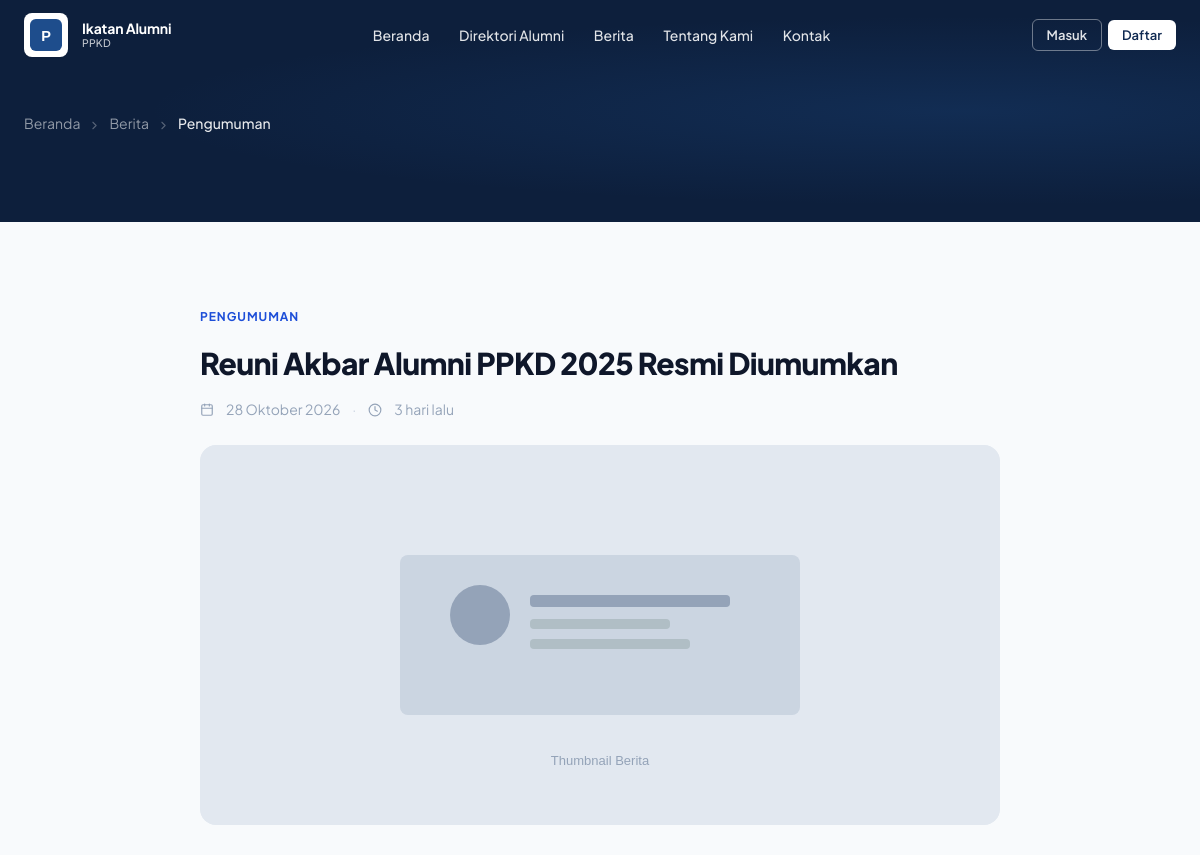
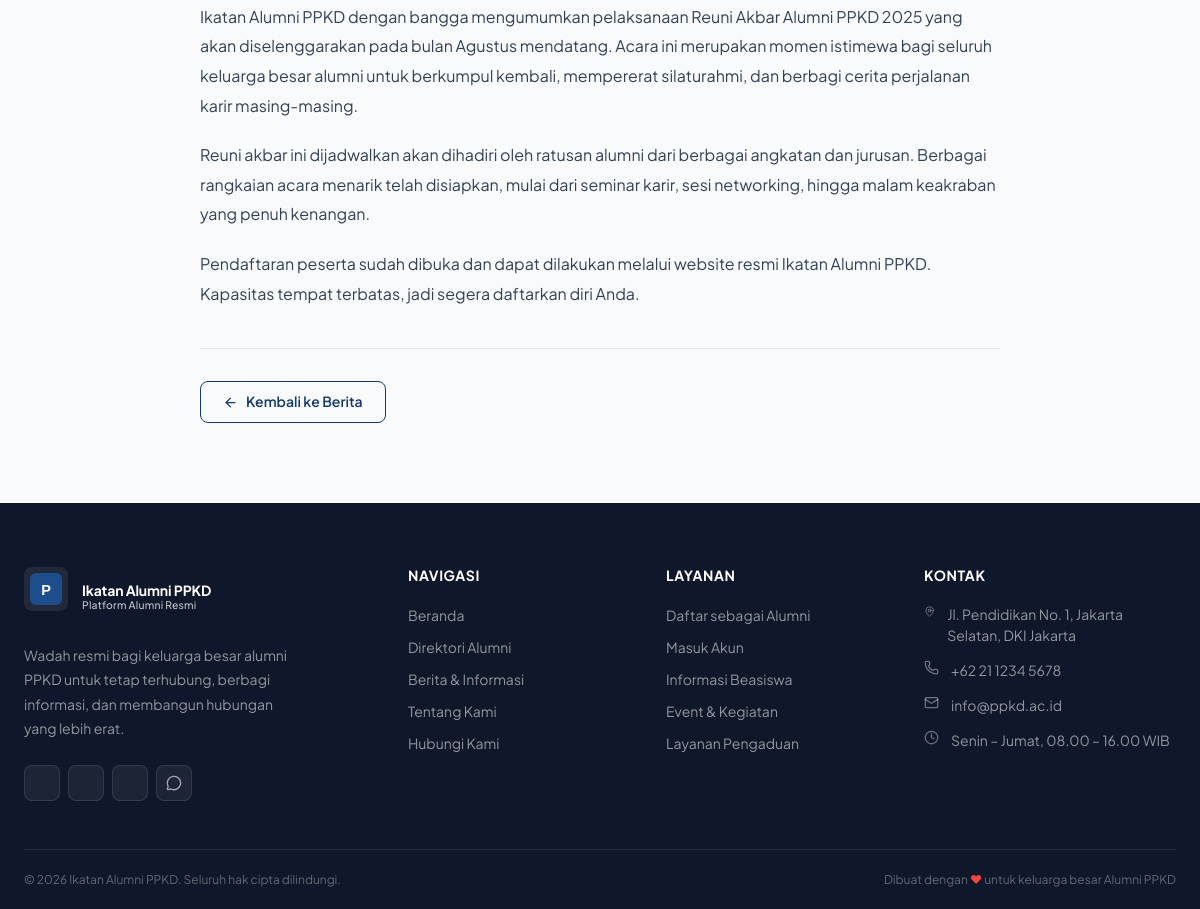
The page /berita-detail.php?slug=reuni-akbar-alumni-ppkd-2025 on the database its author committed (2 pictures, top to bottom).
### tables this page shows
CREATE TABLE `berita` (
  `id`           INT UNSIGNED    NOT NULL AUTO_INCREMENT,
  `judul`        VARCHAR(255)    NOT NULL,
  `slug`         VARCHAR(255)    NOT NULL,
  `konten`       LONGTEXT        NOT NULL,
  `ringkasan`    TEXT            DEFAULT NULL,
  `thumbnail`    VARCHAR(255)    DEFAULT NULL,
  `kategori`     VARCHAR(100)    DEFAULT 'Umum',
  `author_id`    INT UNSIGNED    DEFAULT NULL,
  `is_published` TINYINT(1)      NOT NULL DEFAULT 1,
  `published_at` DATETIME        DEFAULT CURRENT_TIMESTAMP,
  `created_at`   DATETIME        NOT NULL DEFAULT CURRENT_TIMESTAMP,
  `updated_at`   DATETIME        NOT NULL DEFAULT CURRENT_TIMESTAMP ON UPDATE CURRENT_TIMESTAMP,
  PRIMARY KEY (`id`),
  UNIQUE KEY `uq_slug` (`slug`),
  KEY `idx_kategori` (`kategori`),
  KEY `idx_published` (`is_published`, `published_at`)
);

### includes/functions.php (called while the page is built, shortened)
<?php
function e(string $str): string {
    return htmlspecialchars($str, ENT_QUOTES | ENT_HTML5, 'UTF-8');
}
function formatDate(string $date, string $format = 'd M Y'): string {
    static $months = [
        'Jan'=>'Jan','Feb'=>'Feb','Mar'=>'Mar','Apr'=>'Apr',
        'May'=>'Mei','Jun'=>'Jun','Jul'=>'Jul','Aug'=>'Agt',
        'Sep'=>'Sep','Oct'=>'Okt','Nov'=>'Nov','Dec'=>'Des',
    ];
    $formatted = date($format, strtotime($date));
    return str_replace(array_keys($months), array_values($months), $formatted);
}
function timeAgo(string $datetime): string {
    $diff = time() - strtotime($datetime);
    if ($diff < 604800) return floor($diff/86400) . ' hari lalu';
    return formatDate($datetime);
}
function beritaThumb(string $thumb = null): string {
    return SITE_URL . '/assets/img/news-placeholder.svg';
}

### berita-detail.php (the view, shortened to what this page needs)
<?php
require_once __DIR__ . '/includes/functions.php';
$slug = trim($_GET['slug'] ?? '');
$db   = getDB();
$stmt = $db->prepare('SELECT * FROM berita WHERE slug = ? AND is_published = 1');
$stmt->execute([$slug]);
$berita = $stmt->fetch();
require_once __DIR__ . '/includes/header.php';
?>
<div class="page-header">
  <div class="container">
    <div class="page-header-inner">
      <nav class="breadcrumb-nav" aria-label="Breadcrumb">
        <a href="<?= SITE_URL ?>">Beranda</a>
        <span class="sep"><i data-lucide="chevron-right" style="width:13px;height:13px"></i></span>
        <a href="<?= SITE_URL ?>/berita.php">Berita</a>
        <span class="sep"><i data-lucide="chevron-right" style="width:13px;height:13px"></i></span>
        <span class="current"><?= e($berita['kategori']) ?></span>
      </nav>
    </div>
  </div>
</div>
<section class="section bg-gray" aria-label="Detail berita">
  <div class="container">
    <div style="max-width:800px;margin:0 auto;">
      <article id="articleContent">
        <div style="margin-bottom:1.5rem;">
          <span class="berita-kategori" style="font-size:var(--text-xs);"><?= e($berita['kategori']) ?></span>
          <h1 style="font-size:var(--text-3xl);font-weight:800;line-height:1.25;letter-spacing:-0.02em;margin:0.75rem 0 1rem;color:var(--gray-900);">
            <?= e($berita['judul']) ?>
          </h1>
          <div class="berita-meta-row" style="font-size:var(--text-sm);">
            <i data-lucide="calendar" style="width:14px;height:14px"></i>
            <span><?= formatDate($berita['published_at'], 'd F Y') ?></span>
            <span style="color:var(--gray-300);">·</span>
            <i data-lucide="clock" style="width:14px;height:14px"></i>
            <span><?= timeAgo($berita['published_at']) ?></span>
          </div>
        </div>
        <img src="<?= beritaThumb($berita['thumbnail']) ?>"
             alt="<?= e($berita['judul']) ?>"
             style="width:100%;height:380px;object-fit:cover;border-radius:var(--radius-lg);margin-bottom:2rem;background:var(--gray-100);"
             onerror="this.src='<?= SITE_URL ?>/assets/img/news-placeholder.svg'">
        <div class="article-body" style="
          font-size:var(--text-base);
          line-height:1.85;
          color:var(--gray-700);
        ">
          <?= $berita['konten']  ?>
        </div>
      </article>
      <div style="margin-top:2.5rem;padding-top:2rem;border-top:1px solid var(--gray-200);">
        <a href="<?= SITE_URL ?>/berita.php" class="btn btn-outline" id="btnBackToBerita">
          <i data-lucide="arrow-left" style="width:15px;height:15px"></i>
          Kembali ke Berita
        </a>
      </div>
    </div>
  </div>
</section>
<?php require_once __DIR__ . '/includes/footer.php'; ?>

### assets/css/main.css (style rules this page uses)
:root { --navy-900: #070f1f; --navy-800: #0d1f3c; --navy-700: #102a52; --navy-600: #163a6e; --navy-500: #1e4d8c; --navy-400: #2563b0; --accent: #1d4ed8; --accent-h: #1e40af; --accent-l: #3b82f6; --accent-xs: #dbeafe; --white: #ffffff; --gray-50: #f8fafc; --gray-100: #f1f5f9; --gray-150: #edf1f7; --gray-200: #e2e8f0; --gray-300: #cbd5e1; --gray-400: #94a3b8; --gray-500: #64748b; --gray-600: #475569; --gray-700: #334155; --gray-800: #1e293b; --gray-900: #0f172a; --success: #059669; --warning: #d97706; --danger: #dc2626; --font-sans: 'Plus Jakarta Sans', -apple-system, BlinkMacSystemFont, 'Segoe UI', sans-serif; --font-mono: 'Courier New', monospace; --text-xs: 0.75rem; --text-sm: 0.875rem; --text-base: 1rem; --text-lg: 1.125rem; --text-xl: 1.25rem; --text-2xl: 1.5rem; --text-3xl: 1.875rem; --text-4xl: 2.25rem; --text-5xl: 3rem; --text-6xl: 3.75rem; --section-py: 5rem; --container-max: 1200px; --radius-sm: 0.375rem; --radius: 0.5rem; --radius-md: 0.75rem; --radius-lg: 1rem; --radius-xl: 1.5rem; --shadow-sm: 0 1px 2px 0 rgb(0 0 0 / 0.05); --shadow: 0 1px 3px 0 rgb(0 0 0 / 0.1), 0 1px 2px -1px rgb(0 0 0 / 0.1); --shadow-md: 0 4px 6px -1px rgb(0 0 0 / 0.1), 0 2px 4px -2px rgb(0 0 0 / 0.1); --shadow-lg: 0 10px 15px -3px rgb(0 0 0 / 0.1), 0 4px 6px -4px rgb(0 0 0 / 0.1); --shadow-xl: 0 20px 25px -5px rgb(0 0 0 / 0.1), 0 8px 10px -6px rgb(0 0 0 / 0.1); --transition: 200ms ease; --transition-md: 300ms ease; }
*, *::before, *::after { box-sizing: border-box; }
html { scroll-behavior: smooth; -webkit-text-size-adjust: 100%; }
body { font-family: var(--font-sans); font-size: var(--text-base); line-height: 1.6; color: var(--gray-800); background-color: var(--white); margin: 0; padding: 0; -webkit-font-smoothing: antialiased; -moz-osx-font-smoothing: grayscale; }
img { max-width: 100%; height: auto; display: block; }
a { color: inherit; text-decoration: none; }
h1, h2, h3, h4, h5, h6 { line-height: 1.25; font-weight: 700; color: var(--gray-900); margin-top: 0; }
.section { padding: var(--section-py) 0; }
.container { max-width: var(--container-max); margin-inline: auto; padding-inline: 1.5rem; }
.btn { display: inline-flex; align-items: center; gap: 0.5rem; padding: 0.625rem 1.375rem; border-radius: var(--radius); font-family: var(--font-sans); font-size: var(--text-sm); font-weight: 600; line-height: 1.4; border: 1.5px solid transparent; cursor: pointer; transition: all var(--transition); white-space: nowrap; text-decoration: none; }
.btn-outline { background: transparent; color: var(--navy-600); border-color: var(--navy-600); }
.berita-kategori { display: inline-block; font-size: 0.65rem; font-weight: 700; letter-spacing: 0.08em; text-transform: uppercase; color: var(--accent); margin-bottom: 0.4rem; }
.berita-meta-row { display: flex; align-items: center; gap: 0.75rem; font-size: var(--text-xs); color: var(--gray-400); }
.page-header { background: var(--navy-800); padding: 7rem 0 4rem; position: relative; overflow: hidden; }
.page-header::before { content: ''; position: absolute; inset: 0; background: radial-gradient(ellipse at 80% 50%, rgba(37, 99, 176, 0.2) 0%, transparent 60%); }
.page-header-inner { position: relative; z-index: 1; }
.breadcrumb-nav { display: flex; align-items: center; gap: 0.5rem; margin-bottom: 1.5rem; font-size: var(--text-sm); }
.breadcrumb-nav a { color: rgba(255,255,255,0.55); transition: color var(--transition); }
.breadcrumb-nav .sep { color: rgba(255,255,255,0.3); }
.breadcrumb-nav .current { color: rgba(255,255,255,0.9); font-weight: 500; }
.bg-gray { background: var(--gray-50); }

### berita-detail.php (style rules this page uses)
.article-body p { margin-bottom: 1.25rem; }

### rows shown on the page
berita: kategori "Pengumuman", kategori "PENGUMUMAN", judul "Reuni Akbar Alumni PPKD 2025 Resmi Diumumkan", published_at "28 Oktober 2026", published_at "3 hari lalu", konten "Ikatan Alumni PPKD dengan bangga mengumumkan pelaksanaan Reuni Akbar Alumni PPKD 2025 yang akan diselenggarakan pada bulan Agustus mendatang. Acara ini merupakan momen istimewa bagi seluruh keluarga besar alumni untuk berkumpul kembali, mempererat silaturahmi, dan berbagi cerita perjalanan karir masing-masing. Reuni akbar ini dijadwalkan akan dihadiri oleh ratusan alumni dari berbagai angkatan dan jurusan. Berbagai rangkaian acara menarik telah disiapkan, mulai dari seminar karir, sesi networking, hingga malam keakraban yang penuh kenangan. Pendaftaran peserta sudah dibuka dan dapat dilakukan melalui website resmi Ikatan Alumni PPKD. Kapasitas tempat terbatas, jadi segera daftarkan diri…"

### other values the page prints
SITE_NAME "Ikatan Alumni PPKD"
SITE_ADDRESS "Jl. Pendidikan No. 1, Jakarta Selatan, DKI Jakarta"
SITE_PHONE "+62 21 1234 5678"
SITE_EMAIL "info@ppkd.ac.id"
